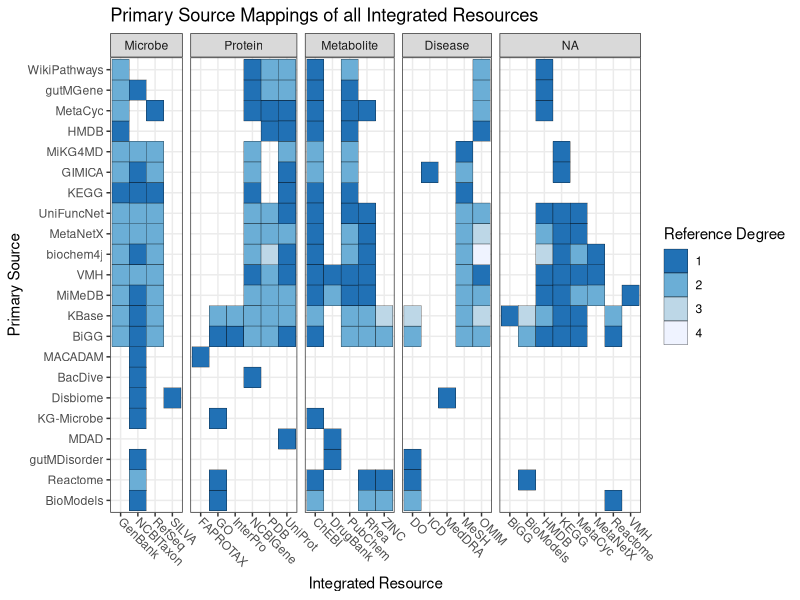

Generate this figure with R:
library(cowplot)
library(readxl)
library(stringr)
library(tidyverse)

setwd('./')
full_edges <- read_csv('../data/expanded_edge_list.csv')
orig_edges <- read_xlsx('../data/Resource Interaction Table.xlsx', sheet = 1)

fill_deg <- max(full_edges$distance) + 1

nodes <- read_xlsx('../data/Resource Interaction Table.xlsx', sheet = 2)

nodes %>% 
  filter(category == 'General\nAggregate\nDB') %>% 
  pull(node) -> reffed_idbs

full_edges %>% 
  pull(distance) %>% 
  unique() %>% 
  factor() -> distance_factor

levels(distance_factor) <- rev(levels(distance_factor))
category_sorted <- c('Microbe', 'Protein', 
                     'Metabolites','Pathway','Disease',
                     'General Aggregate DB')

full_edges %>% 
  select(source, target, distance) %>% 
  mutate(distance = as.numeric(distance),
         distance = abs(distance - fill_deg)) %>% 
  spread(target, distance, fill = 0) -> edge_mat

source_order <- hclust(dist(edge_mat[,-1]))$order
source_sorted <- edge_mat[source_order,1]$source

full_edges %>% 
  merge(nodes, by.x = 'target', by.y = 'node') %>% 
  mutate(distance = factor(distance, levels = levels(distance_factor)),
         category = factor(category, levels = category_sorted),
         reffed_idbs = source %in% reffed_idbs,
         source_f = factor(source, 
                           levels = source_sorted)) -> plot_dat 

# New facet label names for category variable
category_labels <- c('Microbe'='Microbe', 'Protein'='Protein', 
                     'Metabolites'='Metabolite','Pathway'='PW','Disease'='Disease',
                     'General Aggregate DB'='General Aggregate DB')

plot_dat %>% 
  ggplot(aes(x = target, y = source_f, 
             fill = distance)) +
  geom_tile(color = 'black') +
  facet_grid(~category, scales = 'free', space = 'free',labeller = labeller(category = category_labels)) +
  theme_bw(base_size = 11) + 
  theme(axis.text.x = element_text(angle = 270 + 45,
                                   hjust = 0,
                                   vjust = 0.5)) +
  scale_fill_brewer(guide = guide_legend(reverse = TRUE)) +
  labs(x = 'Integrated Resource',
       y = 'Primary Source',
       fill = 'Reference Degree',
       title = 'Primary Source Mappings of all Integrated Resources') -> db_viz_final

ggsave('../db_viz_final.png',
       plot = db_viz_final,
       width = 12, 
       height = 5)
